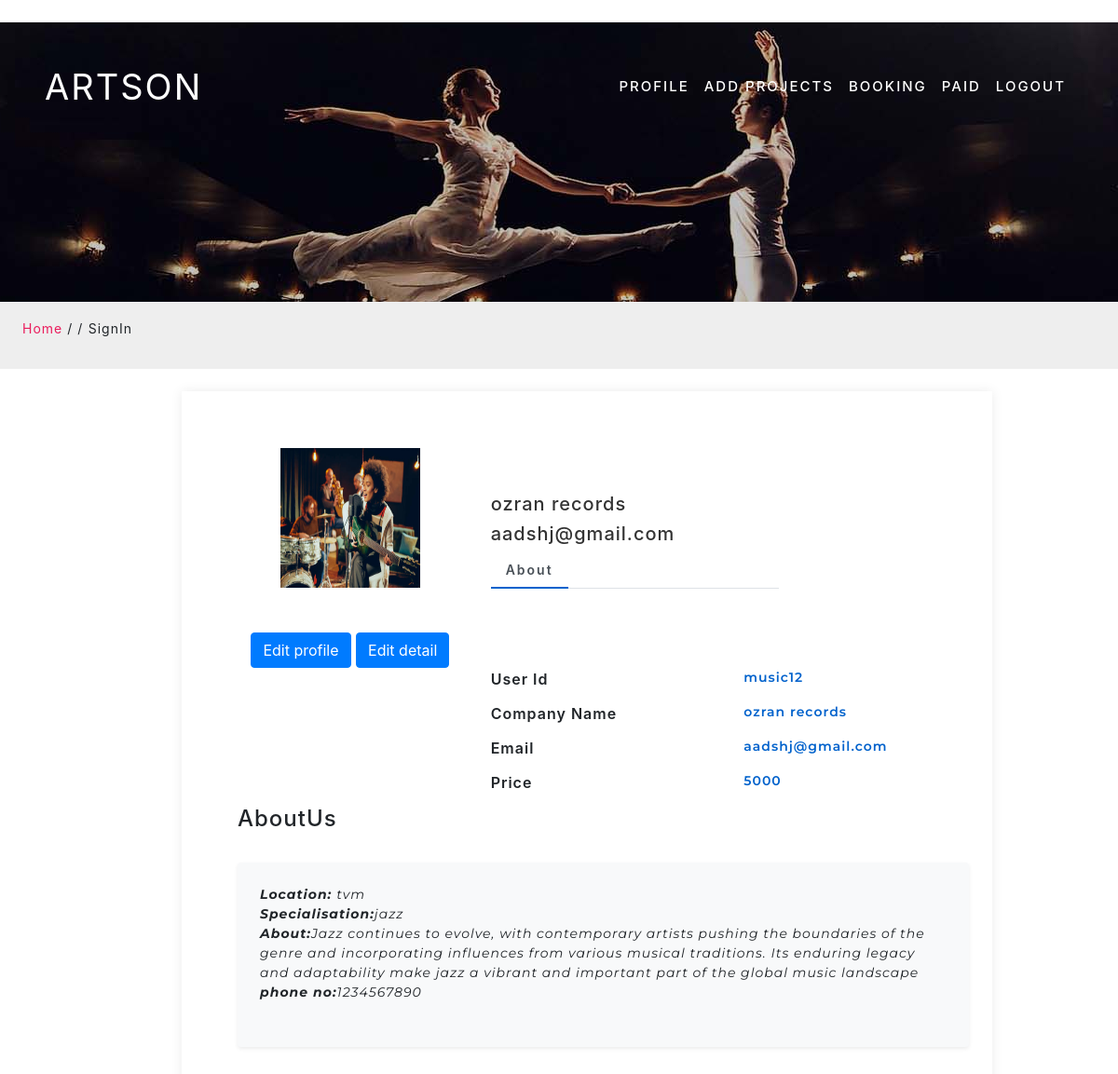
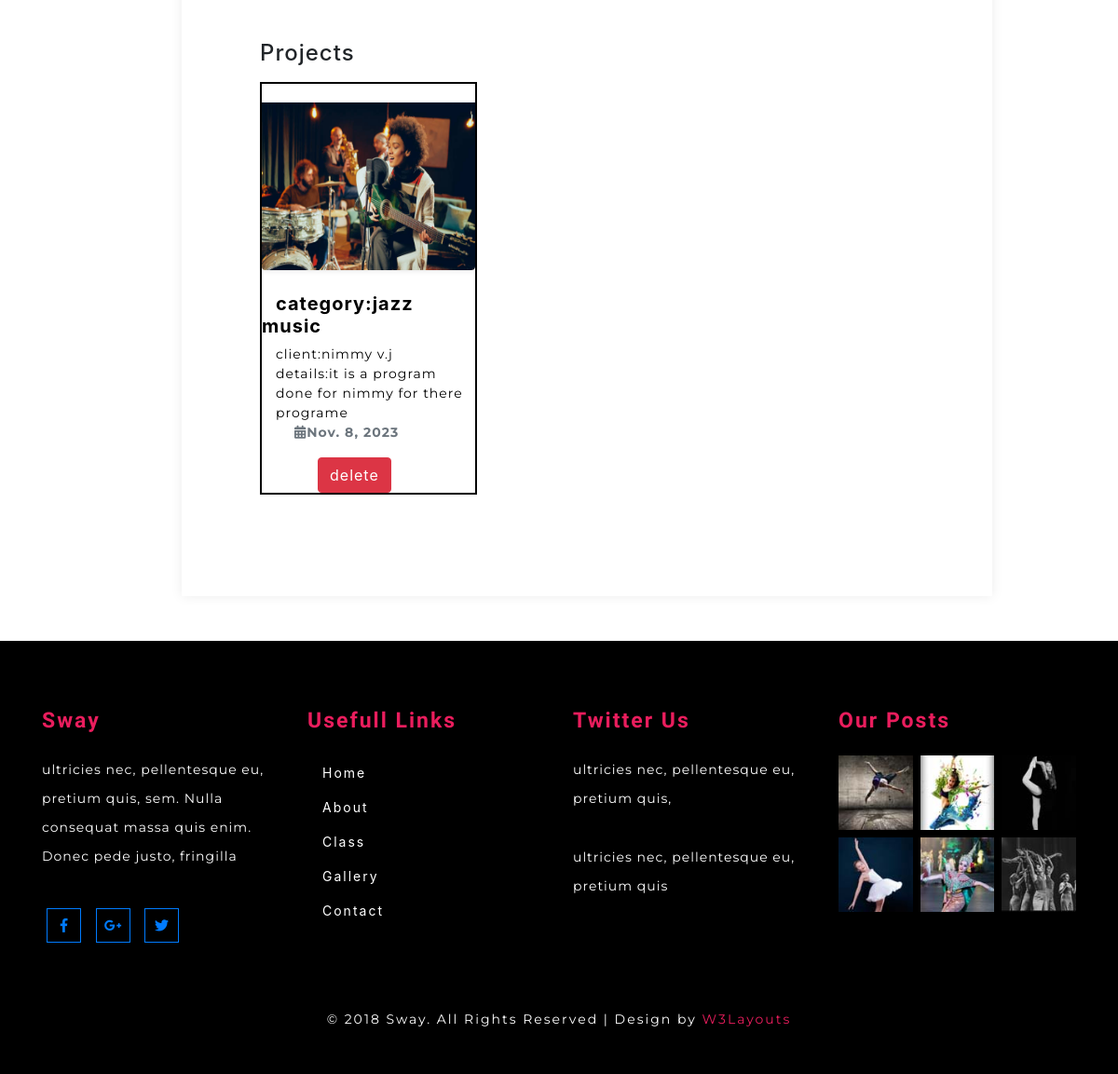
Screenshot of /profile (signed in) with the database file from the repository (2 pictures, top to bottom).
### app/models.py (models this page shows, shortened)
class compmusic(models.Model):
    name=models.CharField(max_length=30)
    username=models.CharField(max_length=20,unique=True)
    phone=models.CharField(max_length=15)
    email=models.EmailField(max_length=30)
    license=models.FileField()
    password=models.CharField(max_length=20)
    status=models.CharField(max_length=20)
    profile=models.FileField(null=True)

class about(models.Model):
    mname = models.ForeignKey(compmusic, on_delete=models.CASCADE, null=True)
    dname = models.ForeignKey(compdance, on_delete=models.CASCADE, null=True)
    special=models.CharField(max_length=40,null=True)
    native=models.CharField(max_length=40)
    achievements=models.CharField(max_length=40,null=True)
    fprice=models.IntegerField(null=True)
    disc=models.TextField(null=True)
    experience=models.IntegerField()

class project(models.Model):
    mname = models.ForeignKey(compmusic, on_delete=models.CASCADE,null=True)
    dname = models.ForeignKey(compdance, on_delete=models.CASCADE,null=True)
    category=models.CharField(max_length=20)
    projectimage=models.FileField(max_length=20)
    client=models.CharField(max_length=20)
    date=models.DateField()
    projectdetail=models.TextField()

### app/views.py (the view)
# urls.py: path('profile',views.profile1),
def profile1(request):
    if 'music' in request.session:
        user=compmusic.objects.get(username=request.session['music'])
        data = about.objects.filter(mname=user)
        data1=project.objects.filter(mname=user)
        return render(request, "profile.html",{'user':user,'data':data,'data1':data1})
    else:
        return HttpResponse("not have vale")

### template/profile.html (shortened to what this page needs)
<!DOCTYPE html>
<html lang="zxx">
   <head>
       {% load static %}
      <link href="{% static 'assets/css/bootstrap.min.css' %}" rel="stylesheet" type="text/css" media="all">
      <link href="{% static 'assets/css/fontawesome-all.min.css' %}" rel="stylesheet" type="text/css" media="all">
      <link href="{% static 'assets/css/style.css' %}" rel='stylesheet' type='text/css' media="all">
   </head>
   <body>
   <br>
      <div class="header-outs " id="home">
         <div class="header-bar">
            <nav class="navbar navbar-expand-lg navbar-light">
               <div class="hedder-up">
                  <h1><a class="navbar-brand" href="index">ArtsOn</a></h1>
               </div>
               <div class="collapse navbar-collapse justify-content-end " id="navbarSupportedContent">
                  <ul class="navbar-nav ">
                      <li class="nav-item active-pink">
                        <a href="profile" class="nav-link text-white ">profile</a>
                     </li>
                      <li class="nav-item ">
                        <a href="addprojects" class="nav-link text-white">Add projects</a>
                     </li>
                      <li class="nav-item ">
                        <a href="mbook" class="nav-link text-white">booking</a>
                     </li>
                      <li class="nav-item ">
                        <a href="paid" class="nav-link text-white">paid</a>
                     </li>
                      <li class="nav-item ">
                        <a href="logout" class="nav-link text-white">Logout</a>
                     </li>
                  </ul>
               </div>
            </nav>
         </div>
      </div>
      <div class="inner_page-banner one-img">
      </div>
      <div class="using-border py-3">
         <div class="inner_breadcrumb  ml-4">
            <ul class="short_ls">
               <li>
                  <a href="index">Home</a>
                  <span>/ /</span>
               </li>
               <li>SignIn</li>
            </ul>
         </div>
      </div>
      <br>
      <link href="//maxcdn.bootstrapcdn.com/bootstrap/4.1.1/css/bootstrap.min.css" rel="stylesheet" id="bootstrap-css">
      <div class="col-xl-12"  style="margin-left:15%; width:900px; background: #fff;">
                        <div action="" method="post" style="
                         box-shadow: 0 0 12px rgba(0, 0, 0, 0.08);
                         padding:10px;" enctype="multipart/form-data" >
<div class="container emp-profile" style="padding-left:50px;">
            <form method="post">
                <div class="row ">
                    <div class="col-md-4">
                        <div class="profile-img">
                            {% if user.profile %}
                            <img src="{{user.profile.url}}" alt="no profile" style="width:150px; height:150px">
                            {% else %}
                            <img src="static/assets/images/profile.jpg" style="width:150px; height:150px">
                            {% endif %}
                             <div>
                                <button type="button" class="btn btn-primary mt-5" onclick="openForm()">Edit profile</button>
                                 {% if data %}
                                 <button type="button" class="btn btn-primary mt-5 " onclick="opena()">Edit detail</button >
                                  {% else %}
                                <button type="button" class="btn btn-primary mt-5" onclick="openFor()">Add details</button>
                                 {% endif %}
</div>
                        </div>
                    </div>
                    <div class="col-md-5"  >
                        <div class="profile-head">
                            <br><br>
                            <h5>{{user.name}}</h5>
                            <h5>{{user.email}}</h5>
                            <ul class="nav nav-tabs" id="myTab" role="tablist">
                                <li class="nav-item">
                                    <a class="nav-link active" id="home-tab" data-toggle="tab" href="#home" role="tab" aria-controls="home" aria-selected="true">About</a>
                                </li>
                                <li class="nav-item">
                                    <a class="nav-link" id="profile-tab" data-toggle="tab" href="#profile" role="tab" aria-controls="profile" aria-selected="false">Timeline</a>
                                </li>
                            </ul>
                        </div>
                    </div>
                </div>
                <div class="row">
                    <div class="col-md-4">
                        <div class="profile-work">
                        </div>
                    </div>
                    <div class="col-md-8">
                        <div class="tab-content profile-tab" id="myTabContent">
                            <div class="tab-pane fade show active" id="home1" role="tabpanel" aria-labelledby="home-tab">
                                        <div class="row">
                                            <div class="col-md-6">
                                                <label>User Id</label>
                                            </div>
                                            <div class="col-md-6">
                                                <p>{{user.username}}</p>
                                            </div>
                                        </div>
                                        <div class="row">
                                            <div class="col-md-6">
                                                <label>Company Name</label>
                                            </div>
                                            <div class="col-md-6">
                                                <p>{{user.name}}</p>
                                            </div>
                                        </div>
                                        <div class="row">
                                            <div class="col-md-6">
                                                <label>Email</label>
                                            </div>
                                            <div class="col-md-6">
                                                <p>{{user.email}}</p>
                                            </div>
                                        </div>
                                        <div class="row">
                                            <div class="col-md-6">
                                                <label>Price</label>
                                            </div>
                                            <div class="col-md-6">
                                                {% for i in data %}
                                                <p>{{i.fprice}}</p>
                                                {% endfor %}
                                            </div>
                                        </div>
                            </div>
                        </div>
                    </div>
                    <div class="col-md-12">
                        <h4>AboutUs</h4>
                        {% if data %}
                          {% for i in data %}
                        <br>
                        <div class="p-4 rounded shadow-sm bg-light"> <p class="font-italic mb-0"><b>Location:
                        </b>{{i.native}}</p>
                            <p class="font-italic mb-0"><b>Specialisation:</b>{{i.special}}</p>
                           <p class="font-italic mb-0"><b>About:</b>{{i.disc}}</p>
                           <p class="font-italic mb-0"><b>phone no:</b>{{user.phone}}</p>
                            <br>
                            </div>
                            {% endfor %}
                               {% else %}
                    <div class="text-center btn btn-danger">
                       <h2>please add details</h2>
                            </div>
                      {% endif %}
                        <br><br>
          <div class="py-4 px-4">
              <div class="d-flex align-items-center justify-content-between mb-3">
            <h4 class="mb-0"> Projects</h4> </div>
            <div class="row" >
              {% for i in data1 %}
              <div class="col-lg-4 mb-4 pr-lg-2">
              <div class="col-lg-30 mb-16 pr-lg-30" style="border:2px solid black;color:black;"><center>
                    <img src="{{ i.projectimage.url }}" style="width:500px;height:200px;padding-top:20px;"
                         alt="" class="img-fluid rounded shadow-sm"></center>
                    <br>
                    <h5><b style="margin-left:15px;">category:{{i.category}}</b></h5><p style="margin-left:15px;">client:{{i.client}}<br>details:{{i.projectdetail}}<br>
                        <b style="margin-left:20px;" class="text-muted"><i class="fas fa-calendar-alt"></i>{{i.date}}</b></p>
                  <a href="delete/{{i.pk}}" style="margin-left:60px;" class="btn btn-danger">delete</a>
              </div>
              </div>
              {% endfor %}
            </div> </div> </div>
                    </div>
            </form>
        </div>
      </div>
      </div>
      <footer class="py-lg-4 py-md-3 py-sm-3 py-3 mt-5">
         <div class="container py-lg-5 py-md-5 py-sm-4 py-3">
            <div class="row ">
               <div class="dance-agile-info col-lg-3 col-md-6 col-sm-6 ">
                  <h4 class="pb-lg-3 pb-3"><a href="index.html">Sway</a></h4>
                  <div class="bottom-para pb-sm-3 pb-2">
                     <p>ultricies nec, pellentesque eu, pretium quis, sem. Nulla consequat massa quis enim. Donec pede justo, fringilla</p>
                  </div>
                  <div class="bottom-social pt-2">
                     <ul>
                        <li>
                           <a href="#">
                           <span class="fab fa-facebook-f"></span>
                           </a>
                        </li>
                        <li>
                           <a href="#">
                           <span class="fab fa-google-plus-g"></span>
                           </a>
                        </li>
                        <li>
                           <a href="#">
                           <span class="fab fa-twitter"></span>
                           </a>
                        </li>
                     </ul>
                  </div>
               </div>
               <div class=" col-lg-3 col-md-6 col-sm-6 dance-agile-info">
                  <h4 class="pb-lg-3 pb-3">Usefull Links</h4>
                  <nav class="border-line">
                     <ul class="nav flex-column">
                        <li class="nav-item active">
                           <a class="nav-link" href="index.html">Home <span class="sr-only">(current)</span></a>
                        </li>
                        <li class="nav-item">
                           <a href="about.html" class="nav-link ">About</a>
                        </li>
                        <li class="nav-item">
                           <a href="class.html" class="nav-link">Class</a>
                        </li>
                        <li class="nav-item">
                           <a href="gallery.html" class="nav-link">Gallery</a>
                        </li>
                        <li class="nav-item">
                           <a href="contact.html" class="nav-link">Contact</a>
                        </li>
                     </ul>
                  </nav>
               </div>
               <div class="dance-agile-info col-lg-3 col-md-6 col-sm-6 ">
                  <h4 class="pb-lg-3 pb-3">Twitter Us</h4>
                  <div class="bottom-para pb-3">
                     <p>ultricies nec, pellentesque eu, pretium quis,</p>
                  </div>
                  <div class="bottom-para">
                     <p>ultricies nec, pellentesque eu, pretium quis</p>
                  </div>
               </div>
               <div class="dance-agile-info col-lg-3 col-md-6 col-sm-6">
                  <h4 class="pb-lg-3 pb-3">Our Posts</h4>
                  <div class="footer-post d-flex mb-2">
                     <div class="agileinfo_footer_grid1 mr-2">
                        <a href="class.html">
                        <img src="{% static 'assets/images/f1.jpg' %}"  alt=" " class="img-fluid">
                        </a>
                     </div>
                     <div class="agileinfo_footer_grid1 mr-2">
                        <a href="#">
                        <img src="{% static 'assets/images/f2.jpg' %}"  alt=" " class="img-fluid">
                        </a>
                     </div>
                     <div class="agileinfo_footer_grid1">
                        <a href="class.html">
                        <img src="{% static 'assets/images/f3.jpg' %}"  alt=" " class="img-fluid">
                        </a>
                     </div>
                  </div>
                  <div class="footer-post d-flex">
                     <div class="agileinfo_footer_grid1 mr-2">
                        <a href="class.html">
                        <img src="{% static 'assets/images/f4.jpg' %}"  alt=" " class="img-fluid">
                        </a>
                     </div>
                     <div class="agileinfo_footer_grid1 mr-2">
                        <a href="class.html">
                        <img src="{% static 'assets/images/f5.jpg' %}"  alt=" " class="img-fluid">
                        </a>
                     </div>
                     <div class="agileinfo_footer_grid1">
                        <a href="class.html">
                        <img src="{% static 'assets/images/f6.jpg' %}"  alt=" " class="img-fluid">
                        </a>
                     </div>
                  </div>
               </div>
            </div>
         </div>
         <div class="copy-agile-right text-center text-white py-2">
            <p>
               © 2018 Sway. All Rights Reserved | Design by <a href="http://www.W3Layouts.com" target="_blank">W3Layouts</a>
            </p>
         </div>
      </footer>
   </body>
</html>

### rows the page displays
compmusic: profile (picture), name "ozran records", email "aadshj@gmail.com", username "music12", phone "1234567890"
about: fprice "5000", native "tvm", special "jazz", disc "Jazz continues to evolve, with contemporary artists pushing the boundaries of the genre and incorporating influences from various musical traditions. Its enduring legacy and adaptability make jazz a vibrant and important part of the global music landscape"
project: projectimage (picture), category "jazz music", client "nimmy v.j", projectdetail "it is a program done for nimmy for there programe", date "Nov. 8, 2023"
